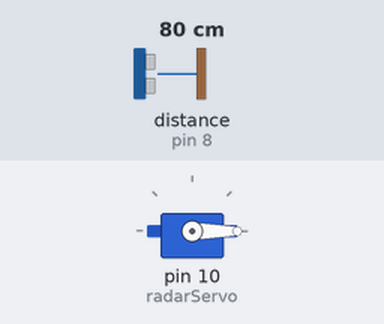
Bench run of a sketch on a simulated Arduino Uno, built with avr-gcc and run on an emulated ATmega328P. Shown: servo. Wiring (inferred from the names in the program): ultrasonic range finder: trigger pin 9; echo pin 8. Inputs (shaded band) come from the test bench; at power-on: distance to the obstacle (sensor on pin 8) 80 cm. The echo pulse lasts 58.3 µs per cm; what the sketch prints to the serial monitor is not drawn.

Above: at 0.01 s.
1.3 s: distance to the obstacle (sensor on pin 8) set to 2 cm
At 1.9 s:
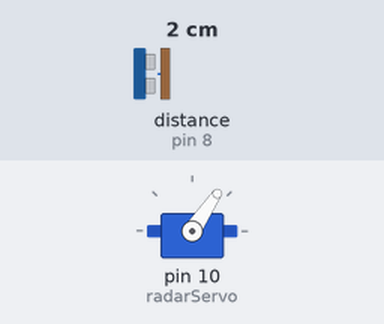
4.3 s: distance to the obstacle (sensor on pin 8) set to 60 cm
At 5.24 s:
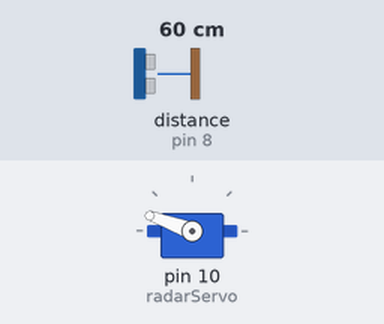
Timing chart, 0 to 13.3 s (numbered marks = the images above; inputs shaded):
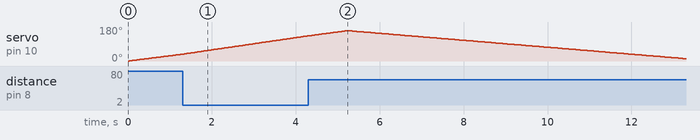

The sketch:

radar_arduino.ino
```cpp
#include <Servo.h>

const int trigPin = 9;
const int echoPin = 8;

long duration;
int distinCM;

Servo radarServo;

void setup()
{
  pinMode(trigPin, OUTPUT);
  pinMode(echoPin, INPUT);
  Serial.begin(9600);
  radarServo.attach(10);
}
void loop()
{
  for(int i=0;i<=160;i++)
  {
    radarServo.write(i);
    delay(30);

    digitalWrite(trigPin, LOW);
    delayMicroseconds(5);
    digitalWrite(trigPin, HIGH);
    delayMicroseconds(7);
    digitalWrite(trigPin, LOW);
    duration = pulseIn(echoPin, HIGH);
    distinCM = duration*0.034/2;

    Serial.print(i);
    Serial.print("*");
    Serial.print(distinCM);
    Serial.print("#");
  }

  for(int i=160;i>=0;i--)
  {
    radarServo.write(i);
    delay(50);
    digitalWrite(trigPin, LOW);
    delayMicroseconds(5);
    digitalWrite(trigPin, HIGH);
    delayMicroseconds(7);
    digitalWrite(trigPin, LOW);
    duration = pulseIn(echoPin, HIGH);
    distinCM = duration*0.034/2;

    Serial.print(i);
    Serial.print("*");
    Serial.print(distinCM);
    Serial.print("#");
  }
}
```

Measured:
- by itself, servo on pin 10 (radarServo): rises from 133° to 160° in 0.89 s, then falls to 12° in 8.1 s
